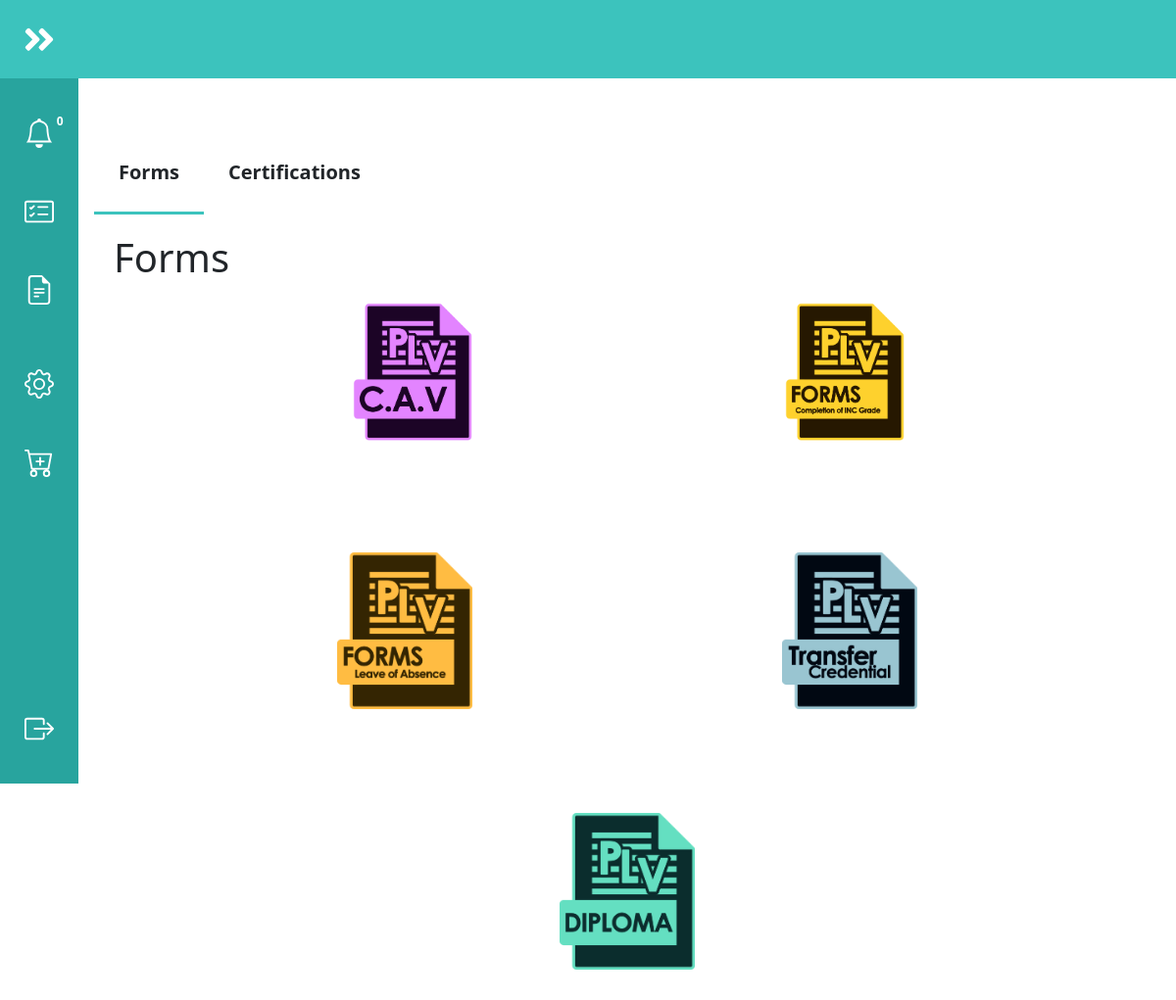
Screenshot of /student/studentDocs.php (signed in) with the database file from the repository.
### tables this page shows
CREATE TABLE `document_tbl` (
  `document_id` int(11) NOT NULL,
  `document_name` varchar(30) NOT NULL,
  `document_pricePerPageInPhp` int(11) NOT NULL,
  `document_pages` int(11) NOT NULL,
  `document_processDays` int(3) NOT NULL,
  `document_icon` varchar(100) NOT NULL,
  `isDeleted` int(11) NOT NULL
);

### student/studentDocs.php (the view, shortened to what this page needs)
<html>
<head>
    <link rel="stylesheet" href="css/studentDocs.css" />
    <link href="https://cdn.jsdelivr.net/npm/bootstrap@5.0.1/dist/css/bootstrap.min.css" rel="stylesheet">
  </head>
  <body>
    <?php
      include('includes/navbar.php');
    ?>
    <div class="secondNav">
      <ul>
        <li style="float:left"><a href="#about"> <img src="image/plvdocxiconleft.png" class="plvicon"></a></li>
      </ul>
    </div>
    <main>
        <div class="mytabs">
            <label for="tabfree">Forms</label>
            <div class="tab">
              <h2>Forms</h2>
                <div class="wrapper">
                    <div class="img-area">
                            <?php
                              $connection = mysqli_connect("localhost","root","","plvdocx_db");
                              $query = "SELECT *
                                        FROM document_tbl
                                        WHERE isDeleted = 0";
                              $query_run = mysqli_query($connection, $query);
                              if(mysqli_num_rows($query_run) > 0){
                                while($row = mysqli_fetch_assoc($query_run)){
                            ?>
                              <div class="single-img">
                                <button id="docx_modal" class="btnImage" onclick="showModal(this);" name="doc_btn" value="<?php echo $row['document_id'] ?>">
                                  <img src="<?php echo $row['document_icon'] ?>" class="imgsize">
                                </button>
                              </div>
                            <?php
                                }
                              }
                              else{
                                echo "No items to be displayed";
                              }
                            ?>
                    </div>
                </div>
            </div>
            <label for="tabsilver">Certifications</label>
          </div>
    </main>
  </body>
  </html>

### student/css/studentDocs.css (style rules this page uses)
:root { font-size: 16px; font-family: 'Open Sans'; --text-primary: #b6b6b6; --text-secondary: #ececec; --bg-primary: #23232e; --bg-secondary: #141418; --transition-speed: 600ms; }
body { color: black; margin: 0; padding: 0; }
main { margin-left: 5rem; padding: 1rem; padding-bottom: 10vh; }
.wrapper { position: relative; top:0vh; }
.img-area { display: flex; flex-wrap: wrap; flex-direction: row; align-items: center; justify-content: center; }
.single-img { padding: 0 150px 100px; }
.imgsize { height: 20vh; }
.btnImage { background-color: transparent; border-color: transparent; }
.mytabs { display: flex; flex-wrap: wrap; max-width: 200vh; margin-top: 15vh; font-size: 2.5vh; }
.mytabs label { padding: 25px; font-weight: bold; }
.mytabs .tab { width: 100%; padding: 20px; order: 1; display: none; justify-content: center; }
.mytabs .tab h2 { font-size: 2em; }
.mytabs input[type='radio']:checked + label + .tab { display: block; }
.mytabs input[type="radio"]:checked + label { border-bottom:#3cc3bd solid 3px; }
.secondNav { background-color: #3CC3BD; height: 80px; text-decoration: none; position: fixed; width: 100%; z-index: 1; }
.secondNav ul { list-style-type: none; margin: 0; padding: 0; overflow: hidden; background-color: transparent; }

### rows the page displays
document_tbl: $row['document_id'] 1 (drawn), document_icon (picture)
document_tbl: $row['document_id'] 2 (drawn), document_icon (picture)
document_tbl: $row['document_id'] 3 (drawn), document_icon (picture)
document_tbl: $row['document_id'] 4 (drawn), document_icon (picture)
document_tbl: $row['document_id'] 5 (drawn), document_icon (picture)

### other values shown
$_SESSION['notification_number'] "0"
